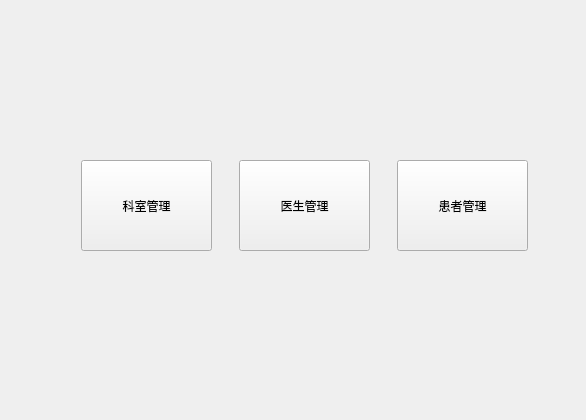
<?xml version="1.0" encoding="UTF-8"?>
<ui version="4.0">
 <class>WelcomeView</class>
 <widget class="QWidget" name="WelcomeView">
  <property name="geometry">
   <rect>
    <x>0</x>
    <y>0</y>
    <width>586</width>
    <height>420</height>
   </rect>
  </property>
  <property name="windowTitle">
   <string>欢迎</string>
  </property>
  <widget class="QWidget" name="layoutWidget">
   <property name="geometry">
    <rect>
     <x>60</x>
     <y>40</y>
     <width>491</width>
     <height>331</height>
    </rect>
   </property>
   <layout class="QVBoxLayout" name="verticalLayout">
    <item>
     <spacer name="verticalSpacer">
      <property name="orientation">
       <enum>Qt::Vertical</enum>
      </property>
      <property name="sizeHint" stdset="0">
       <size>
        <width>20</width>
        <height>40</height>
       </size>
      </property>
     </spacer>
    </item>
    <item>
     <layout class="QHBoxLayout" name="horizontalLayout">
      <item>
       <widget class="QPushButton" name="btnDepartment">
        <property name="enabled">
         <bool>true</bool>
        </property>
        <property name="sizePolicy">
         <sizepolicy hsizetype="Fixed" vsizetype="Fixed">
          <horstretch>0</horstretch>
          <verstretch>0</verstretch>
         </sizepolicy>
        </property>
        <property name="minimumSize">
         <size>
          <width>131</width>
          <height>91</height>
         </size>
        </property>
        <property name="text">
         <string>科室管理</string>
        </property>
       </widget>
      </item>
      <item>
       <widget class="QPushButton" name="btnDoctor">
        <property name="enabled">
         <bool>true</bool>
        </property>
        <property name="sizePolicy">
         <sizepolicy hsizetype="Fixed" vsizetype="Fixed">
          <horstretch>0</horstretch>
          <verstretch>0</verstretch>
         </sizepolicy>
        </property>
        <property name="minimumSize">
         <size>
          <width>131</width>
          <height>91</height>
         </size>
        </property>
        <property name="text">
         <string>医生管理</string>
        </property>
       </widget>
      </item>
      <item>
       <widget class="QPushButton" name="btnPatient">
        <property name="enabled">
         <bool>true</bool>
        </property>
        <property name="sizePolicy">
         <sizepolicy hsizetype="Fixed" vsizetype="Fixed">
          <horstretch>0</horstretch>
          <verstretch>0</verstretch>
         </sizepolicy>
        </property>
        <property name="minimumSize">
         <size>
          <width>131</width>
          <height>91</height>
         </size>
        </property>
        <property name="text">
         <string>患者管理</string>
        </property>
       </widget>
      </item>
     </layout>
    </item>
    <item>
     <spacer name="verticalSpacer_2">
      <property name="orientation">
       <enum>Qt::Vertical</enum>
      </property>
      <property name="sizeHint" stdset="0">
       <size>
        <width>20</width>
        <height>40</height>
       </size>
      </property>
     </spacer>
    </item>
   </layout>
  </widget>
 </widget>
 <resources/>
 <connections/>
</ui>
